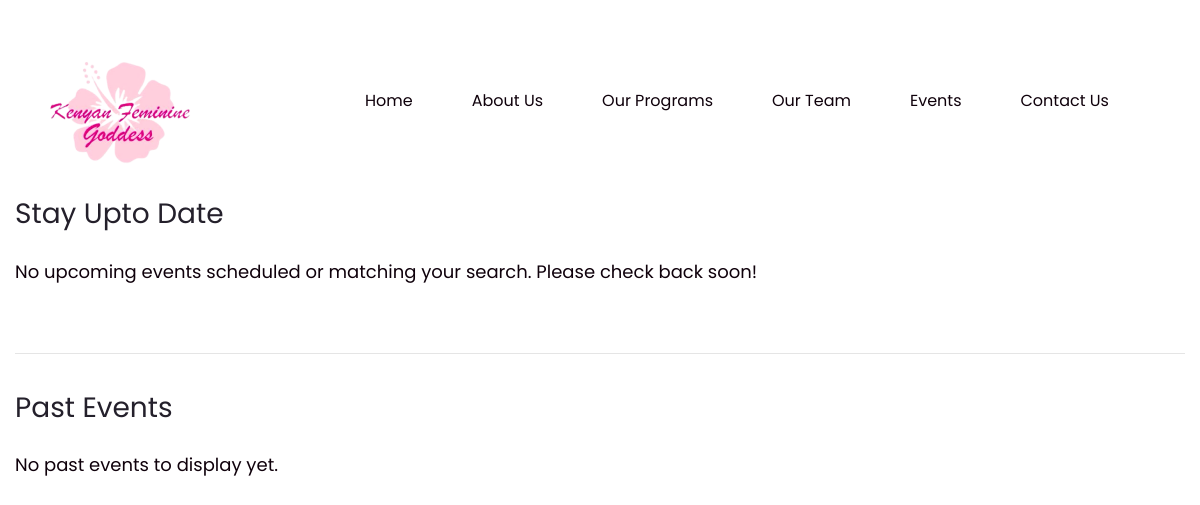
/events/, run on an earlier commit of the app's database.
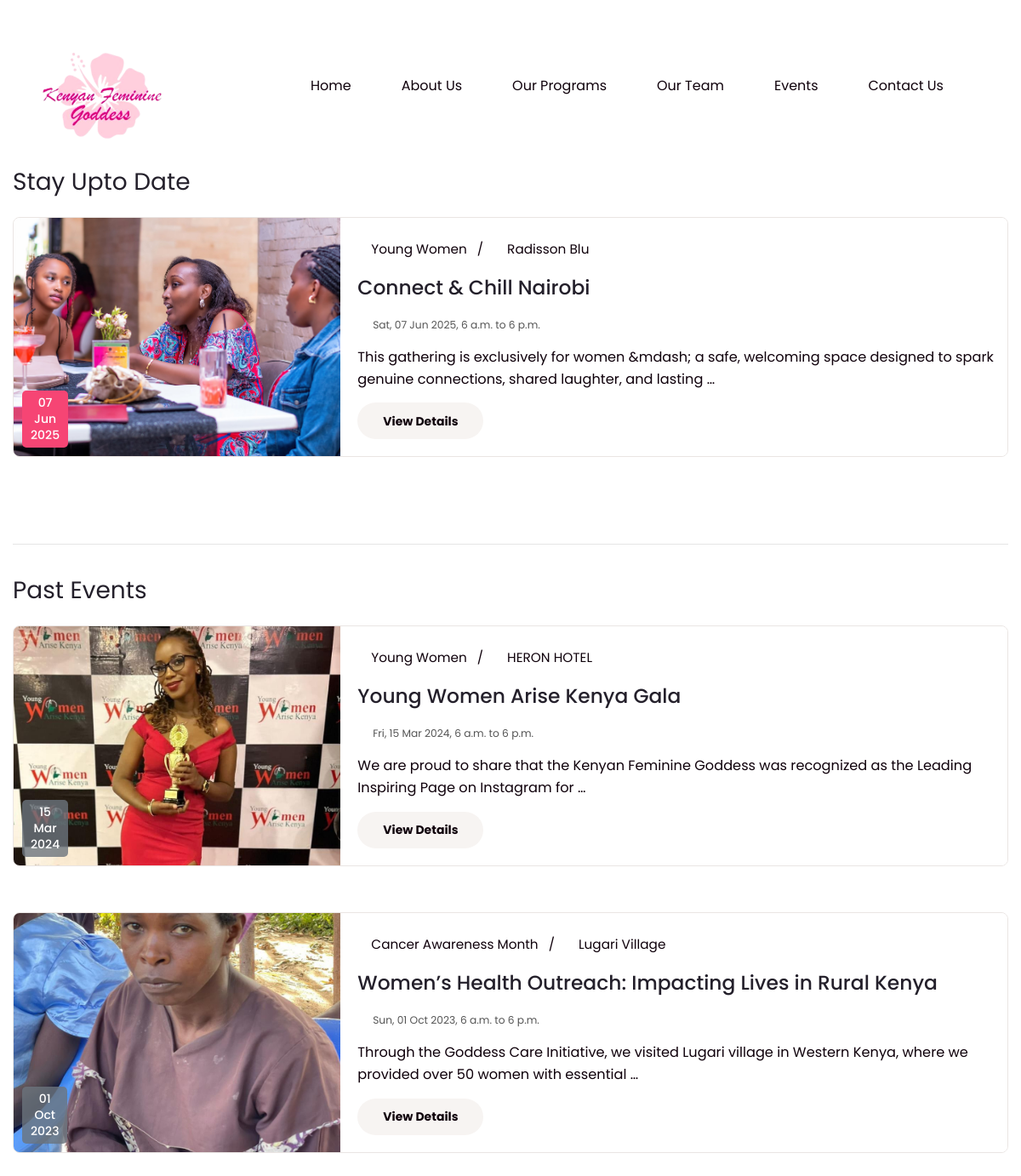
And on a later commit of the database.
### blogapp/models.py (models this page shows, shortened)
class Event(models.Model):
    created_by_user = models.ForeignKey(
        User,
        on_delete=models.SET_NULL,
        null=True,
        blank=True,
        related_name="created_events",
        help_text="The system user who created or is managing this event entry."
    )
    organizer_display_name = models.CharField(
        max_length=255, # Original was 1000, 255 is usually sufficient for a name
        blank=True, # Can be blank if created_by_user is an organizer or if not applicable
        help_text="Publicly displayed name of the event organizer (e.g., a company, group, or individual)."
    )
    featured_image = models.ImageField(
        upload_to='event_featured_images/', # Images will be saved in MEDIA_ROOT/event_featured_images/
        blank=True,
        null=True,
        help_text="Main image for the event, displayed in listings and at the top of the event page."
    ) # NEW standard Django ImageField
    title = models.CharField(
        max_length=255, # Original was 1000, 255 is generally good for titles
        help_text="The official title of the event."
    )
    slug = models.SlugField(
        unique=True,
        blank=True, # Will be auto-generated
        max_length=275, # To accommodate longer titles
        help_text="URL-friendly version of the title (auto-generated)."
    )
    description = RichTextField(
        help_text="Detailed information about the event. Use rich text for formatting."
    )
    category = models.ForeignKey(
        Category,
        on_delete=models.SET_NULL,
        null=True,
        blank=True, # Events might not always have a category
        help_text="Categorize the event (e.g., Workshop, Conference, Social)."
    )
    tags = TaggableManager(
        blank=True, # Tags can be optional
        help_text="Add tags to help users find the event (e.g., technology, music, free)."
    )
    start_datetime = models.DateTimeField(
        help_text="Date and time when the event starts."
    )
    end_datetime = models.DateTimeField(
        null=True,
        blank=True,
        help_text="Date and time when the event ends (optional if it's a single point in time or all-day)."
    )
    location_name = models.CharField(
        max_length=255,
        help_text="Name of the venue or platform (e.g., 'Grand Ballroom', 'Online via Zoom', 'City Park')."
    )
    location_address = models.TextField(
        blank=True,
        null=True,
        help_text="Full street address if it's a physical location."
    )
    is_online_event = models.BooleanField(
        default=False,
        help_text="Check if this is primarily an online/virtual event."
    )
    registration_link = models.URLField(
        blank=True,
        null=True,
        help_text="Link to an external registration page, if any."
    )
    status = models.CharField(
        choices=EVENT_STATUS_CHOICES, # Using the new status choices
        max_length=100,
        default="draft", # Default to draft, so it's not public immediately
        help_text="Current status of the event."
    )
    featured = models.BooleanField(
        default=False,
        help_text="Check to mark this event as featured on the site."
    )
    trending = models.BooleanField(
        default=False,
        help_text="Mark as a trending/popular event."
    )
    created_at = models.DateTimeField(auto_now_add=True)
    updated_at = models.DateTimeField(auto_now=True)
    views = models.PositiveIntegerField(
        default=0,
        help_text="Number of times the event page has been viewed."
    )
    pid = ShortUUIDField(
        length=10,
        max_length=25,
        alphabet="abcdefghijklmnopqrstuvwxyz0123456789", # Added numbers for more combinations
        unique=True, # Ensure pid is unique
        help_text="Unique short ID for the event."
    )
    class Meta:
        ordering = ['start_datetime', 'title'] # Order by upcoming start date, then by title
        verbose_name = "Event"
        verbose_name_plural = "Events"
    def get_absolute_url(self):
        return reverse('blogapp:event_detail', kwargs={'slug': self.slug})

class Category(models.Model):
    title = models.CharField(max_length=200)
    slug = models.SlugField(unique=True, blank=True, max_length=220) # Increased max_length slightly
    active = models.BooleanField(default=True)
    class Meta:
        ordering = ['title'] # Ordering alphabetically by title is often more user-friendly
        verbose_name = "Event Category" # Updated verbose name
        verbose_name_plural = "Event Categories" # Updated verbose name plural

### blogapp/views.py (the view, shortened to what this page needs)
# urls.py: path('', views.event_list, name="event_list"),
def event_list(request):
    now = timezone.now()
    upcoming_events_queryset = Event.objects.filter(
        status="scheduled",
        start_datetime__gte=now
    ).order_by('start_datetime')
    past_events_queryset = Event.objects.filter(
        status="scheduled", # Or perhaps also 'completed' if you use that status
        start_datetime__lt=now
    ).order_by('-start_datetime') # Show most recent past events first
    categories = Category.objects.filter(active=True)
    query = request.GET.get("q")
    active_events_list = upcoming_events_queryset # Default list to paginate and search
    page_title_suffix = "Upcoming Events"
    paginator = Paginator(active_events_list, 6) # Paginate by 6 (adjust as needed for horizontal cards)
    page_number = request.GET.get('page')
    upcoming_events_page_obj = paginator.get_page(page_number)
    recent_past_events = past_events_queryset[:6]
    context = {
        "query": query,
        "categories": categories,
        "upcoming_events": upcoming_events_page_obj, # Paginated upcoming events
        "past_events": recent_past_events,          # A few recent past events
        "page_title": page_title_suffix,            # Dynamic page title
    }
    return render(request, 'events_list.html', context)

### templates/events_list.html (shortened to what this page needs)
{% extends 'basemain.html' %}
{% load static %}
{% block content %}
<div class="page-wrapper">
    <section class="events-page-section py-5">
        <div class="container">
            <div class="upcoming-events-section mb-5">
                <div class="block-title text-left mb-4">
                    <h3>Stay Upto Date</h3>
                </div>
                <div class="row">
                    {% for event_item in upcoming_events %}
                        <div class="col-12 mb-4">
                            <div class="news-one__single event-card-themed">
                                <div class="row g-0">
                                    <div class="col-md-4">
                                        <div class="news-one__img">
                                            <div class="news-one__img-box" style="position: relative;">
                                                <a href="{{ event_item.get_absolute_url }}">
                                                    {% if event_item.featured_image %}
                                                        <img src="{{ event_item.featured_image.url }}" alt="{{ event_item.title }}" class="event-card-image-themed">
                                                    {% else %}
                                                        <img src="{% static 'assets/images/default-event-placeholder.jpg' %}" alt="Default Event Image" class="event-card-image-themed">
                                                    {% endif %}
                                                </a>
                                                <div class="news-one__date-box event-date-themed">
                                                    <p>{{ event_item.start_datetime|date:"d" }} <br> {{ event_item.start_datetime|date:"M" }} <br> {{ event_item.start_datetime|date:"Y" }}</p>
                                                </div>
                                            </div>
                                        </div>
                                    </div>
                                    <div class="col-md-8">
                                        <div class="news-one__content event-content-themed">
                                            <ul class="list-unstyled news-one__meta">
                                                {% if event_item.category %}
                                                <li><i class="fas fa-folder-open"></i> {{ event_item.category.title }}</li>
                                            {% endif %}
                                                {% if event_item.location_name %}
                                                     {% if event_item.category %}<li><span>/</span></li>{% endif %}
                                                    <li><i class="fas fa-map-marker-alt"></i> {{ event_item.location_name }}</li>
                                                {% endif %}
                                            </ul>
                                            <div class="news-one__title">
                                                <h3><a href="{{ event_item.get_absolute_url }}">{{ event_item.title }}</a></h3>
                                            </div>
                                            <p class="event-datetime-themed mb-2">
                                                <small><i class="fas fa-clock"></i> {{ event_item.start_datetime|date:"D, d M Y, P" }}
                                                {% if event_item.end_datetime %}
                                                    to {{ event_item.end_datetime|date:"P" }}
                                                {% endif %}
                                                </small>
                                            </p>
                                            <p class="event-description-themed">
                                                {{ event_item.description|striptags|truncatewords:20 }}
                                            </p>
                                            <a href="{{ event_item.get_absolute_url }}" class="thm-btn news-one__btn">View Details</a>
                                        </div>
                                    </div>
                                </div>
                            </div>
                        </div>
                    {% empty %}
                        <div class="col-12">
                            <p>No upcoming events scheduled or matching your search. Please check back soon!</p>
                        </div>
                    {% endfor %}
                </div>
            </div>
            <hr class="my-5">
            <div class="past-events-section">
                <div class="block-title text-left mb-4">
                    <h3>Past Events</h3>
                </div>
                <div class="row">
                    {% for event_item in past_events %}
                        <div class="col-12 mb-4">
                            <div class="news-one__single event-card-themed">
                                <div class="row g-0">
                                    <div class="col-md-4">
                                        <div class="news-one__img">
                                            <div class="news-one__img-box" style="position: relative;">
                                                <a href="{{ event_item.get_absolute_url }}">
                                                    {% if event_item.featured_image %}
                                                        <img src="{{ event_item.featured_image.url }}" alt="{{ event_item.title }}" class="event-card-image-themed">
                                                    {% else %}
                                                        <img src="{% static 'assets/images/default-event-placeholder.jpg' %}" alt="Default Event Image" class="event-card-image-themed">
                                                    {% endif %}
                                                </a>
                                                <div class="news-one__date-box event-date-themed" style="background-color: rgba(108, 117, 125, 0.8);">
                                                    <p>{{ event_item.start_datetime|date:"d" }} <br> {{ event_item.start_datetime|date:"M" }} <br> {{ event_item.start_datetime|date:"Y" }}</p>
                                                </div>
                                            </div>
                                        </div>
                                    </div>
                                    <div class="col-md-8">
                                        <div class="news-one__content event-content-themed">
                                            <ul class="list-unstyled news-one__meta">
                                                {% if event_item.category %}
                                                    <li>
                                                        <i class="fas fa-folder-open"></i>
                                                        {{ event_item.category.title }}
                                                    </li>
                                                {% endif %}
                                                {% if event_item.location_name %}
                                                     {% if event_item.category %}<li><span>/</span></li>{% endif %}
                                                    <li><i class="fas fa-map-marker-alt"></i> {{ event_item.location_name }}</li>
                                                {% endif %}
                                            </ul>
                                            <div class="news-one__title">
                                                <h3><a href="{{ event_item.get_absolute_url }}">{{ event_item.title }}</a></h3>
                                            </div>
                                            <p class="event-datetime-themed mb-2">
                                                <small><i class="fas fa-clock"></i> {{ event_item.start_datetime|date:"D, d M Y, P" }}
                                                {% if event_item.end_datetime %}
                                                    to {{ event_item.end_datetime|date:"P" }}
                                                {% endif %}
                                                </small>
                                            </p>
                                            <p class="event-description-themed">
                                                {{ event_item.description|striptags|truncatewords:20 }}
                                            </p>
                                            <a href="{{ event_item.get_absolute_url }}" class="thm-btn news-one__btn btn-outline-secondary">View Details</a>
                                        </div>
                                    </div>
                                </div>
                            </div>
                        </div>
                    {% empty %}
                        <div class="col-12">
                            <p>No past events to display yet.</p>
                        </div>
                    {% endfor %}
                </div>
            </div>
        </div>
    </section>
</div>
{% endblock %}

What changed in the data, as far as the page shows it:
added Event: featured_image (picture), start_datetime "07", start_datetime "Jun", start_datetime "2025", category "Young Women", location_name "Radisson Blu", title "Connect & Chill Nairobi", start_datetime "Sat, 07 Jun 2025, 6 a.m.", end_datetime "6 p.m.", description "This gathering is exclusively for women &mdash; a safe, welcoming space designed to spark genuine connections, shared laughter, and lasting …", shown under "Stay Upto Date"
added Event: featured_image (picture), start_datetime "15", start_datetime "Mar", start_datetime "2024", category "Young Women", location_name "HERON HOTEL", title "Young Women Arise Kenya Gala", start_datetime "Fri, 15 Mar 2024, 6 a.m.", end_datetime "6 p.m.", description "We are proud to share that the Kenyan Feminine Goddess was recognized as the Leading Inspiring Page on Instagram for …", shown under "Past Events"
added Event: featured_image (picture), start_datetime "01", start_datetime "Oct", start_datetime "2023", category "Cancer Awareness Month", location_name "Lugari Village", title "Women’s Health Outreach: Impacting Lives in Rural Kenya", start_datetime "Sun, 01 Oct 2023, 6 a.m.", end_datetime "6 p.m.", description "Through the Goddess Care Initiative, we visited Lugari village in Western Kenya, where we provided over 50 women with essential …", shown under "Past Events"
Also different on the page:
text no longer shown: "No upcoming events scheduled or matching your search. Please check back soon! No past events to display yet."
